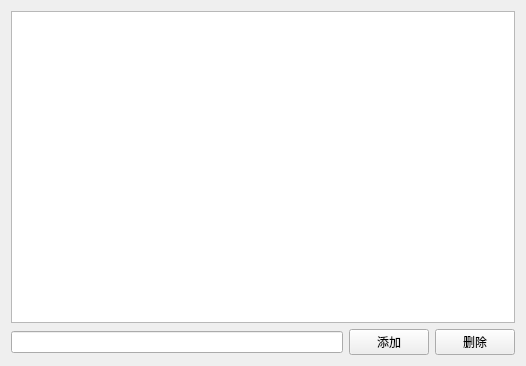
<?xml version="1.0" encoding="UTF-8"?>
<ui version="4.0">
 <class>Widget</class>
 <widget class="QWidget" name="Widget">
  <property name="geometry">
   <rect>
    <x>0</x>
    <y>0</y>
    <width>526</width>
    <height>366</height>
   </rect>
  </property>
  <property name="windowTitle">
   <string>Widget</string>
  </property>
  <layout class="QVBoxLayout" name="verticalLayout">
   <item>
    <widget class="QListWidget" name="listWidget"/>
   </item>
   <item>
    <layout class="QHBoxLayout" name="horizontalLayout">
     <item>
      <widget class="QLineEdit" name="lineEdit"/>
     </item>
     <item>
      <widget class="QPushButton" name="addBtn">
       <property name="text">
        <string>添加</string>
       </property>
      </widget>
     </item>
     <item>
      <widget class="QPushButton" name="deleteBtn">
       <property name="text">
        <string>删除</string>
       </property>
      </widget>
     </item>
    </layout>
   </item>
  </layout>
 </widget>
 <layoutdefault spacing="6" margin="11"/>
 <resources/>
 <connections/>
</ui>
